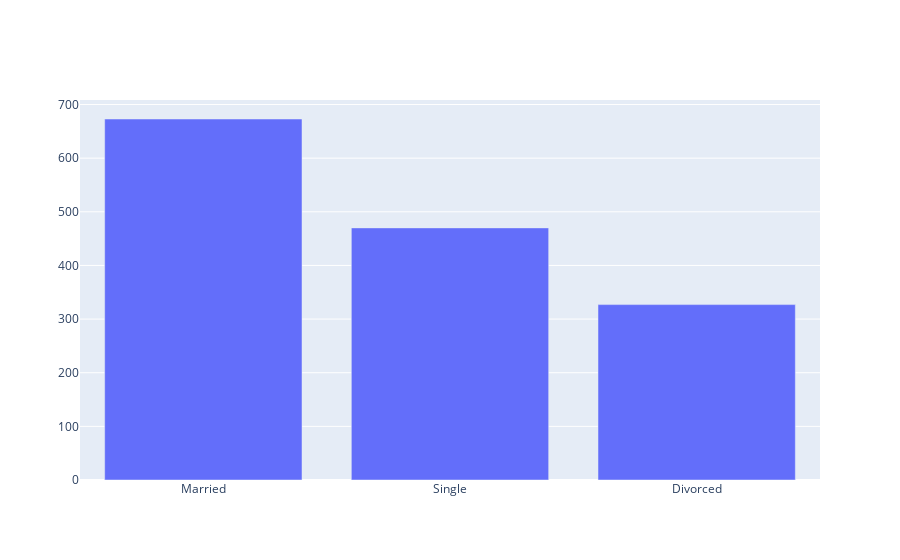

Notebook code for this chart:
### Code cell
plot_cat(df.MaritalStatus.name)

### Figure 1 — Plotly figure (JSON) as saved in the notebook; plotly's stock layout.template omitted (floating-point values rounded to 4 significant figures)
{"data": [{"type": "bar", "x": ["Married", "Single", "Divorced"], "y": [673, 470, 327]}], "layout": {}}
